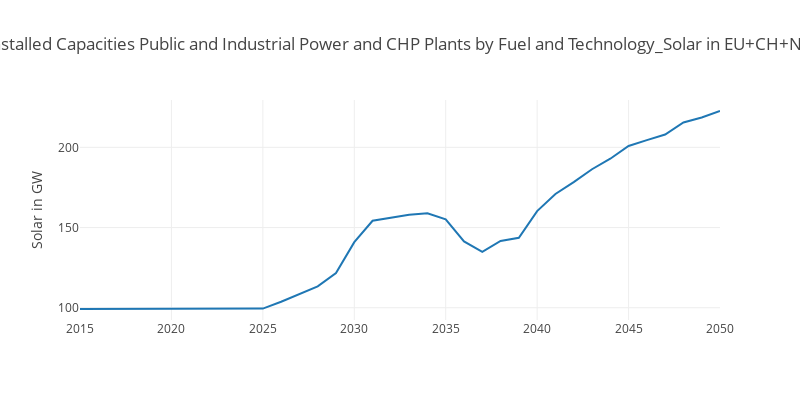

Notebook cell for this chart:
### Markdown cell above
## Interactive Plot

This is a basic interactive plot with [Plotly](https://plot.ly/python/).<br>
You can hover over the elements of the plot and observe the data.

### Code cell
# Interactive plot for one indicator and one pathway
name = df_1.loc[:,'pathway'].unique()
data = [go.Scatter(
    x = df_1.loc[:,'year'],
    y = df_1.loc[:,'value'],
    name = name[0])]

# Set layout
layout = go.Layout(
    height=400, width = 800,
    #title='CO2-Emissions in EU28',
    title=''.join(info_dict_1['Title']),
    # yaxis=dict(title='CO2-Emissions in Mt') )
    yaxis=dict(title=''.join(info_dict_1['Y-Axis'])) )
ifig = go.Figure(data=data, layout=layout)
pltly.iplot(ifig)

### Figure 1 — Plotly figure (JSON) as saved in the notebook; plotly's stock layout.template omitted (floating-point values rounded to 4 significant figures)
{"data": [{"name": "C0T0E0", "type": "scatter", "uid": "85ef033f-239d-4840-a4f0-74b5d1a20c48", "x": [2015, 2016, 2017, 2018, 2019, 2020, 2021, 2022, 2023, 2024, 2025, 2026, 2027, 2028, 2029, 2030, 2031, 2032, 2033, 2034, 2035, 2036, 2037, 2038, 2039, 2040, 2041, 2042, 2043, 2044, 2045, 2046, 2047, 2048, 2049, 2050], "y": [99.22, 99.22, 99.22, 99.22, 99.22, 99.24, 99.29, 99.33, 99.37, 99.41, 99.45, 103.8, 108.8, 113.3, 121.7, 140.9, 154.2, 156.3, 158.0, 158.9, 155.2, 141.4, 134.8, 141.7, 143.7, 160.2, 170.9, 178.4, 186.4, 192.9, 200.9, 204.5, 208.0, 215.6, 218.6, 222.7]}], "layout": {"height": 400, "title": {"text": "Installed Capacities Public and Industrial Power and CHP Plants by Fuel and Technology_Solar in EU+CH+NO"}, "width": 800, "yaxis": {"title": {"text": "Solar in GW"}}}}
